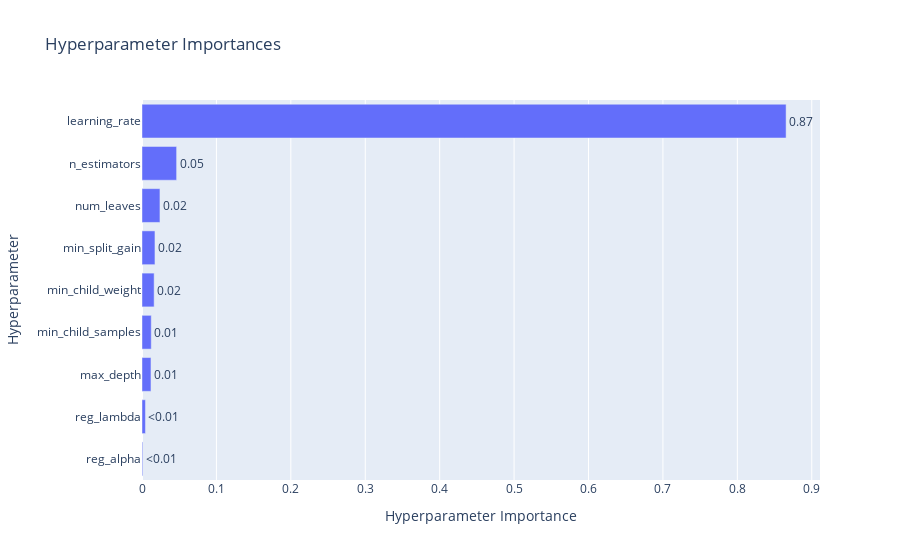

This figure's notebook cell:
### Code cell
optuna.visualization.plot_param_importances(study).show()

### Figure 1 — Plotly figure (JSON) as saved in the notebook; plotly's stock layout.template omitted (floating-point values rounded to 4 significant figures)
{"data": [{"cliponaxis": false, "hovertemplate": ["reg_alpha (FloatDistribution): 0.000998874247838034<extra></extra>", "reg_lambda (FloatDistribution): 0.004623100505782401<extra></extra>", "max_depth (IntDistribution): 0.012059454689648709<extra></extra>", "min_child_samples (IntDistribution): 0.012429045525652601<extra></extra>", "min_child_weight (FloatDistribution): 0.016313800961653052<extra></extra>", "min_split_gain (FloatDistribution): 0.017418888428282094<extra></extra>", "num_leaves (IntDistribution): 0.02411835678572829<extra></extra>", "n_estimators (IntDistribution): 0.0465201253984319<extra></extra>", "learning_rate (FloatDistribution): 0.865518353456983<extra></extra>"], "name": "Objective Value", "orientation": "h", "text": ["<0.01", "<0.01", "0.01", "0.01", "0.02", "0.02", "0.02", "0.05", "0.87"], "textposition": "outside", "type": "bar", "x": [0.0009989, 0.004623, 0.01206, 0.01243, 0.01631, 0.01742, 0.02412, 0.04652, 0.8655], "y": ["reg_alpha", "reg_lambda", "max_depth", "min_child_samples", "min_child_weight", "min_split_gain", "num_leaves", "n_estimators", "learning_rate"]}], "layout": {"title": {"text": "Hyperparameter Importances"}, "xaxis": {"title": {"text": "Hyperparameter Importance"}}, "yaxis": {"title": {"text": "Hyperparameter"}}}}
